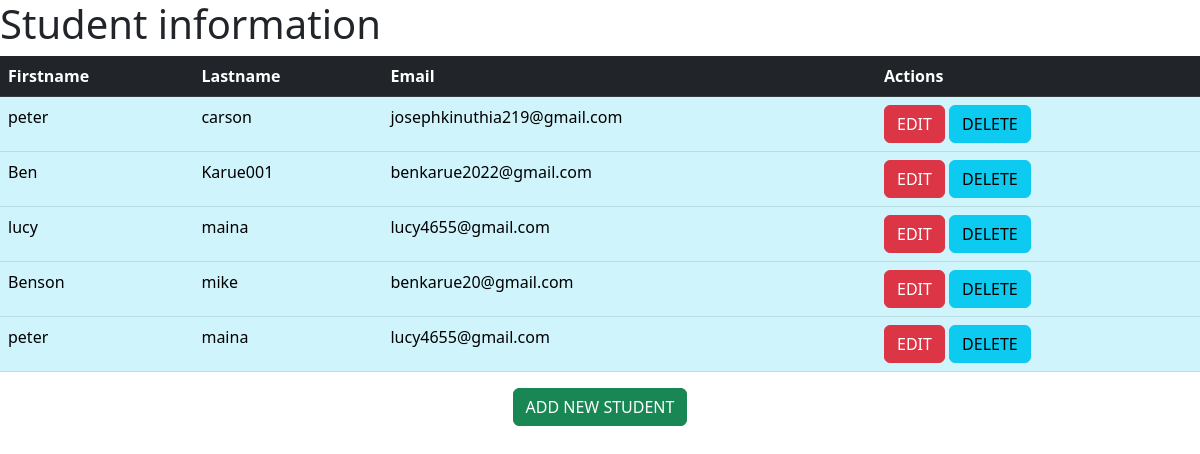
The page /show on the database its author committed.
### crudapp/models.py (models this page shows)
class Student(models.Model):
    firstname = models.CharField(max_length=30)
    lastname = models.CharField(max_length=30)
    email = models.EmailField()
    class Meta:
        db_table = 'Student'

### crudapp/views.py (the view)
# urls.py: path('show', views.show),
def show(request):
    student = Student.objects.all()
    return render(request, 'show.html', {'students': student})

### templates/show.html (shortened to what this page needs)
<!DOCTYPE html>
<html lang="en">
<head>
       {% load static %}
    <link rel="stylesheet" href="{% static 'css/bootstrap.min.css' %}">
</head>
<body>
<h1>Student information</h1>
<table class="table table-info">
    <thead class="table-dark">
    <tr>
        <th>Firstname</th>
        <th>Lastname</th>
        <th>Email</th>
        <th>Actions</th>
    </tr>
    </thead>
    <tbody>
    {%  for student in students %}
    <tr>
        <td>{{student.firstname  }}</td>
        <td>{{student.lastname  }}</td>
        <td>{{student.email  }}</td>
        <td>
            <a href="edit/{{ student.id }}" class="btn btn-danger">EDIT</a>
            <a href="delete/{{ student.id }}" class="btn btn-info">DELETE</a>
        </td>
    </tr>
         {% endfor %}
    </tbody>
</table>
<center> <a href="/index" class="btn btn-success">ADD NEW STUDENT</a></center>
</body>
</html>

### rows shown on the page
Student: firstname "peter", lastname "carson", email "josephkinuthia219@gmail.com"
Student: firstname "Ben", lastname "Karue001", email "benkarue2022@gmail.com"
Student: firstname "lucy", lastname "maina", email "lucy4655@gmail.com"
Student: firstname "Benson", lastname "mike", email "benkarue20@gmail.com"
Student: firstname "peter", lastname "maina", email "lucy4655@gmail.com"
